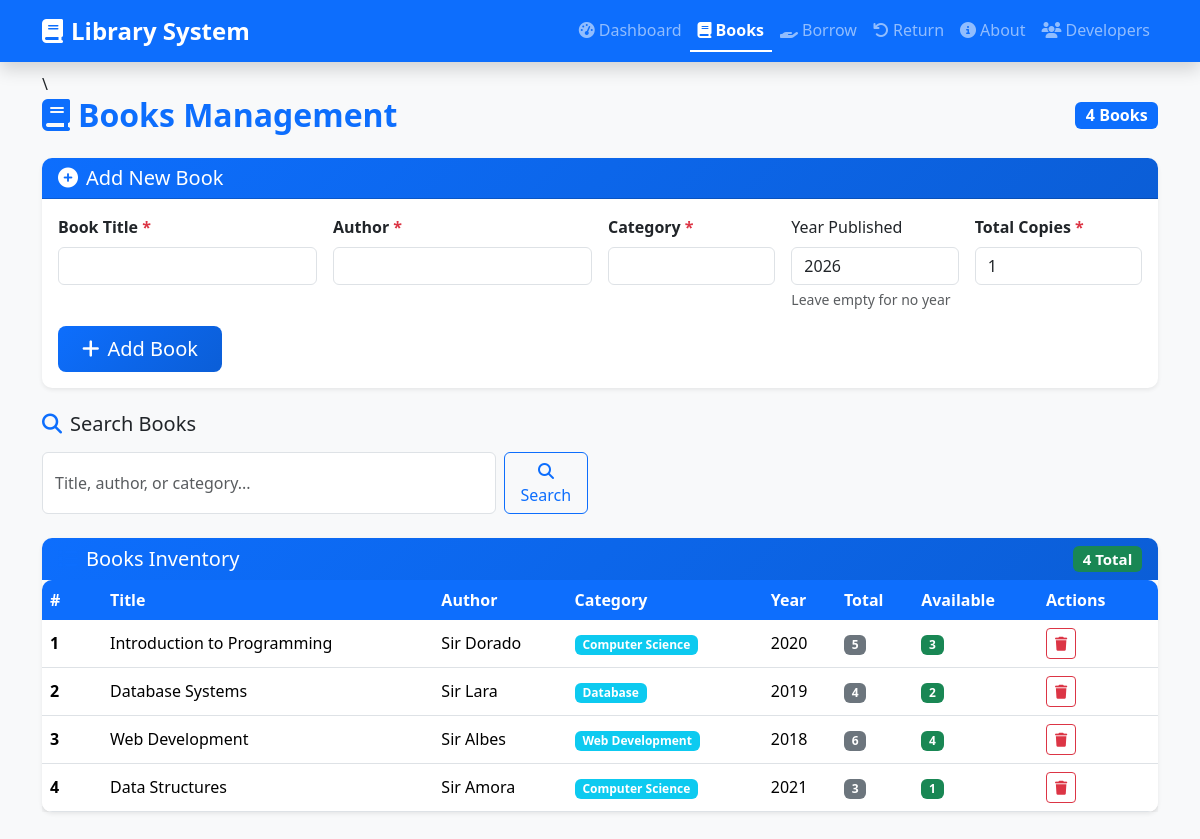
The page / on the database its author committed.
### tables this page shows
CREATE TABLE books (
    book_id INT AUTO_INCREMENT PRIMARY KEY,
    title VARCHAR(200) NOT NULL,
    author VARCHAR(100) NOT NULL,
    category VARCHAR(50) NOT NULL,
    year_published YEAR,
    total_copies INT NOT NULL,
    available_copies INT NOT NULL,
    created_at TIMESTAMP DEFAULT CURRENT_TIMESTAMP
);

### index.php (the view, shortened to what this page needs)
<?php
require_once 'config/config.php';
$search = isset($_GET['search']) ? trim($_GET['search']) : '';
if (!empty($search)) {
    $books_query = "SELECT * FROM books WHERE title LIKE ? OR author LIKE ? OR category LIKE ?";
    $stmt = $conn->prepare($books_query);
    $search_param = "%$search%";
    $stmt->bind_param("sss", $search_param, $search_param, $search_param);
} else {
    $books_query = "SELECT * FROM books";
    $stmt = $conn->prepare($books_query);
}
$stmt->execute();
$books_result = $stmt->get_result();
?>
<?php include 'includes/header.php'; ?>
\
<div class="row mb-4">
    <div class="col-12">
        <div class="d-flex justify-content-between align-items-center">
            <h2 class="fw-bold text-primary mb-0"><i class="fas fa-book me-2"></i>Books Management</h2>
            <span class="badge bg-primary fs-6"><?php echo $books_result->num_rows; ?> Books</span>
        </div>
    </div>
</div>
<div class="card mb-4 shadow-sm">
    <div class="card-header bg-gradient-primary text-white">
        <h5 class="mb-0"><i class="fas fa-plus-circle me-2"></i>Add New Book</h5>
    </div>
    <div class="card-body">
        <form method="POST">
            <div class="row g-3">
                <div class="col-lg-3 col-md-6">
                    <label class="form-label fw-bold">Book Title <span class="text-danger">*</span></label>
                    <input type="text" class="form-control" name="title" value="<?php echo isset($_POST['title']) ? htmlspecialchars($_POST['title']) : ''; ?>" required maxlength="200">
                </div>
                <div class="col-lg-3 col-md-6">
                    <label class="form-label fw-bold">Author <span class="text-danger">*</span></label>
                    <input type="text" class="form-control" name="author" value="<?php echo isset($_POST['author']) ? htmlspecialchars($_POST['author']) : ''; ?>" required maxlength="100">
                </div>
                <div class="col-lg-2 col-md-6">
                    <label class="form-label fw-bold">Category <span class="text-danger">*</span></label>
                    <input type="text" class="form-control" name="category" value="<?php echo isset($_POST['category']) ? htmlspecialchars($_POST['category']) : ''; ?>" required maxlength="50">
                </div>
                <div class="col-lg-2 col-md-6">
                    <label class="form-label">Year Published</label>
                    <input type="number" class="form-control" name="year_published" min="1800" max="<?php echo date('Y')+1; ?>" step="1" value="<?php echo isset($_POST['year_published']) ? $_POST['year_published'] : date('Y'); ?>" placeholder="Optional">
                    <div class="form-text">Leave empty for no year</div>
                </div>
                <div class="col-lg-2 col-md-6">
                    <label class="form-label fw-bold">Total Copies <span class="text-danger">*</span></label>
                    <input type="number" class="form-control" name="total_copies" min="1" max="100" value="<?php echo isset($_POST['total_copies']) ? $_POST['total_copies'] : '1'; ?>" required>
                </div>
            </div>
            <button type="submit" name="add_book" class="btn btn-primary btn-lg mt-3 px-4">
                <i class="fas fa-plus me-2"></i>Add Book
            </button>
        </form>
    </div>
</div>
<div class="row mb-4">
    <div class="col-md-6">
        <h5 class="mb-3"><i class="fas fa-search me-2 text-primary"></i>Search Books</h5>
        <form method="GET" class="d-flex gap-2">
            <input type="text" class="form-control" name="search" value="<?php echo htmlspecialchars($search); ?>" placeholder="Title, author, or category..." style="min-width: 300px;">
            <button type="submit" class="btn btn-outline-primary">
                <i class="fas fa-search"></i> Search
            </button>
        </form>
    </div>
</div>
<div class="card shadow-sm">
    <div class="card-header bg-light border-0">
        <h5 class="mb-0 d-flex justify-content-between align-items-center">
            <span><i class="fas fa-list me-2 text-primary"></i>Books Inventory</span>
            <span class="badge bg-success"><?php echo $books_result->num_rows; ?> Total</span>
        </h5>
    </div>
    <div class="card-body p-0">
        <div class="table-responsive">
            <table class="table table-hover mb-0 align-middle">
                <thead class="table-dark">
                    <tr>
                        <th width="60">#</th>
                        <th>Title</th>
                        <th>Author</th>
                        <th>Category</th>
                        <th>Year</th>
                        <th>Total</th>
                        <th>Available</th>
                        <th width="120">Actions</th>
                    </tr>
                </thead>
                <tbody>
                    <?php if ($books_result->num_rows > 0): ?>
                        <?php $counter = 1; while ($book = $books_result->fetch_assoc()): ?>
                        <tr>
                            <td class="fw-bold"><?php echo $counter++; ?></td>
                            <td><?php echo htmlspecialchars($book['title']); ?></td>
                            <td><?php echo htmlspecialchars($book['author']); ?></td>
                            <td><span class="badge bg-info"><?php echo htmlspecialchars($book['category']); ?></span></td>
                            <td><?php echo $book['year_published'] ?: '<span class="text-muted">-</span>'; ?></td>
                            <td><span class="badge bg-secondary"><?php echo $book['total_copies']; ?></span></td>
                            <td>
                                <span class="badge <?php echo $book['available_copies'] == 0 ? 'bg-danger' : 'bg-success'; ?>">
                                    <?php echo $book['available_copies']; ?>
                                </span>
                            </td>
                            <td>
                                <form method="POST" class="d-inline me-1">
                                    <button type="submit" name="delete_book" class="btn btn-sm btn-outline-danger"
                                            onclick="return confirm('Delete book: <?php echo addslashes($book['title']); ?>?')">
                                        <i class="fas fa-trash"></i>
                                    </button>
                                </form>
                            </td>
                        </tr>
                        <?php endwhile; ?>
                    <?php endif; ?>
                </tbody>
            </table>
        </div>
    </div>
</div>

### includes/header.php (shortened to what this page needs)
<!DOCTYPE html>
<html lang="en">
<head>
    <link href="https://cdn.jsdelivr.net/npm/bootstrap@5.3.2/dist/css/bootstrap.min.css" rel="stylesheet">
    <link rel="stylesheet" href="https://cdnjs.cloudflare.com/ajax/libs/font-awesome/6.4.0/css/all.min.css">
    <link href="assets/style.css" rel="stylesheet">
</head>
<body>
    <nav class="navbar navbar-expand-lg navbar-dark bg-primary fixed-top shadow">
        <div class="container">
            <a class="navbar-brand fw-bold fs-4" href="index.php">
                <i class="fas fa-book me-2"></i>Library System
            </a>
            <div class="collapse navbar-collapse" id="navbarNav">
                <ul class="navbar-nav ms-auto">
                    <li class="nav-item">
                        <a class="nav-link <?php echo basename($_SERVER['PHP_SELF']) == 'dashboard.php' ? 'active' : ''; ?>" href="dashboard.php">
                            <i class="fas fa-tachometer-alt me-1"></i>Dashboard
                        </a>
                    </li>
                    <li class="nav-item">
                        <a class="nav-link <?php echo basename($_SERVER['PHP_SELF']) == 'index.php' ? 'active' : ''; ?>" href="index.php">
                            <i class="fas fa-book me-1"></i>Books
                        </a>
                    </li>
                    <li class="nav-item">
                        <a class="nav-link <?php echo basename($_SERVER['PHP_SELF']) == 'borrow.php' ? 'active' : ''; ?>" href="borrow.php">
                            <i class="fas fa-hand-holding me-1"></i>Borrow
                        </a>
                    </li>
                    <li class="nav-item">
                        <a class="nav-link <?php echo basename($_SERVER['PHP_SELF']) == 'return.php' ? 'active' : ''; ?>" href="return.php">
                            <i class="fas fa-undo me-1"></i>Return
                        </a>
                    </li>
                    <li class="nav-item">
                        <a class="nav-link" href="about-project.php">
                            <i class="fas fa-info-circle me-1"></i>About
                        </a>
                    </li>
                    <li class="nav-item">
                        <a class="nav-link" href="developers.php">
                            <i class="fas fa-users me-1"></i>Developers
                        </a>
                    </li>
                </ul>
            </div>
        </div>
    </nav>
    <div class="container mt-5 pt-4 min-vh-100">

### assets/style.css (style rules this page uses)
:root { --primary-color: #0d6efd; --secondary-color: #6c757d; --success-color: #198754; --danger-color: #dc3545; }
body { background-color: #f8f9fa; font-family: 'Segoe UI', Tahoma, Geneva, Verdana, sans-serif; }
.navbar-brand { font-size: 1.5rem; }
.nav-link.active { font-weight: 500; border-bottom: 2px solid white; }
.card { border: none; box-shadow: 0 2px 10px rgba(0,0,0,0.1); border-radius: 10px; }
.card-header { background: linear-gradient(135deg, var(--primary-color), #0b5ed7); color: white; border-radius: 10px 10px 0 0 !important; }
.btn-primary { background: linear-gradient(135deg, var(--primary-color), #0b5ed7); border: none; }
.table { background: white; border-radius: 10px; overflow: hidden; box-shadow: 0 2px 10px rgba(0,0,0,0.1); }
.table th { background: var(--primary-color); color: white; border: none; }
.navbar { box-shadow: 0 2px 10px rgba(0,0,0,0.1); }
.nav-link.active { color: #fff !important; font-weight: 600; }
.navbar-collapse { transition: all 0.3s ease-in-out; }
.nav-link { transition: all 0.2s ease; }

### rows shown on the page
books: title "Introduction to Programming", author "Sir Dorado", category "Computer Science", year_published "2020", total_copies "5", available_copies "3"
books: title "Database Systems", author "Sir Lara", category "Database", year_published "2019", total_copies "4", available_copies "2"
books: title "Web Development", author "Sir Albes", category "Web Development", year_published "2018", total_copies "6", available_copies "4"
books: title "Data Structures", author "Sir Amora", category "Computer Science", year_published "2021", total_copies "3", available_copies "1"

### other values the page prints
$books_result->num_rows "4"
